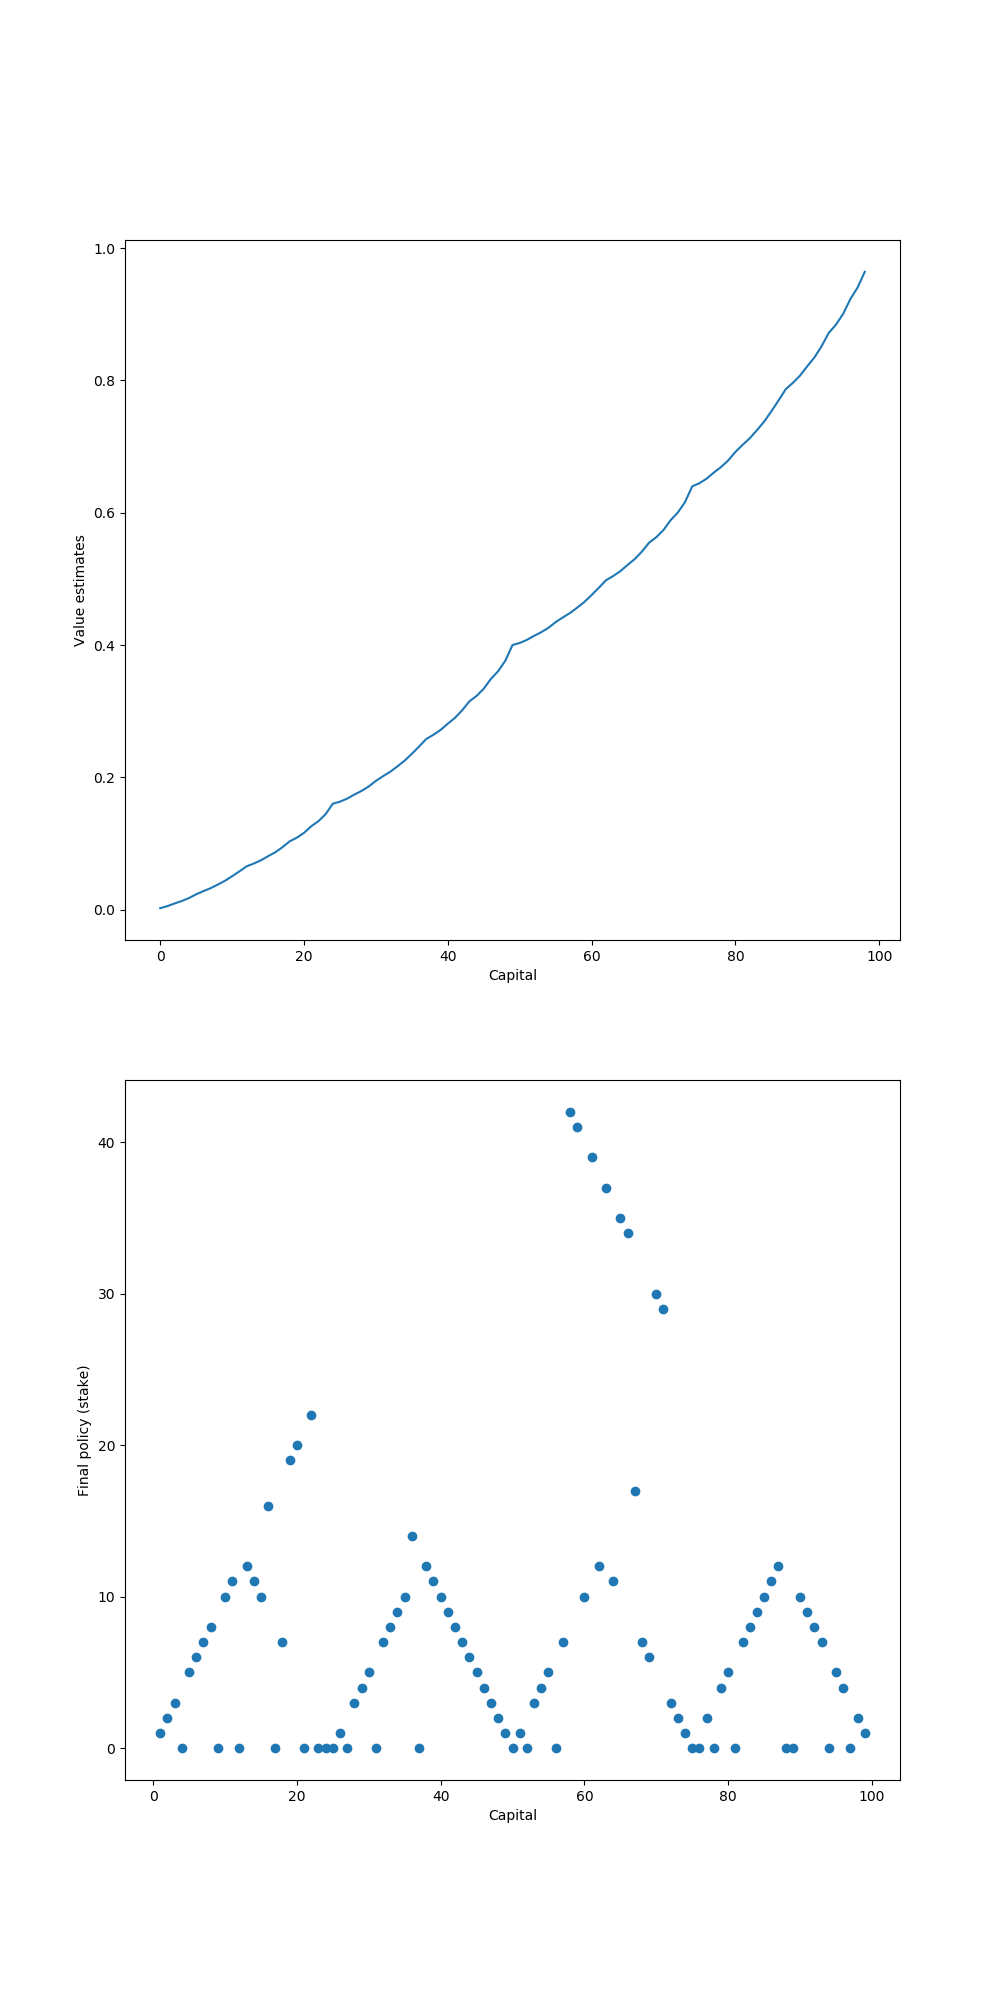

Source code (Python):
'''
MIT License

Copyright (c) 2018 Frank Lee

Permission is hereby granted, free of charge, to any person obtaining a copy
of this software and associated documentation files (the "Software"), to deal
in the Software without restriction, including without limitation the rights
to use, copy, modify, merge, publish, distribute, sublicense, and/or sell
copies of the Software, and to permit persons to whom the Software is
furnished to do so, subject to the following conditions:

The above copyright notice and this permission notice shall be included in all
copies or substantial portions of the Software.

THE SOFTWARE IS PROVIDED "AS IS", WITHOUT WARRANTY OF ANY KIND, EXPRESS OR
IMPLIED, INCLUDING BUT NOT LIMITED TO THE WARRANTIES OF MERCHANTABILITY,
FITNESS FOR A PARTICULAR PURPOSE AND NONINFRINGEMENT. IN NO EVENT SHALL THE
AUTHORS OR COPYRIGHT HOLDERS BE LIABLE FOR ANY CLAIM, DAMAGES OR OTHER
LIABILITY, WHETHER IN AN ACTION OF CONTRACT, TORT OR OTHERWISE, ARISING FROM,
OUT OF OR IN CONNECTION WITH THE SOFTWARE OR THE USE OR OTHER DEALINGS IN THE
SOFTWARE.
'''

# -*- coding: utf-8 -*-

import numpy as np
import matplotlib
import matplotlib.pyplot as plt
import copy


'''
state: {1, 2, 3, ... 99}
action: {0, 1, 2, min(s, 100-s)}

reward: 0 for all transitions except those on which gamler reaches goal, which is 1.0
discount: 1.0
'''

def get_actions(s):
    return range(min(s, 100 - s)+1)

ph = 0.4

def reward(s):
    if s < 100:
        return 0.0
    return 1.0

def step(s, a, value):
    gamma = 1.0
    return ph * (reward(s+a) + gamma * value[s+a]) + (1-ph) * (reward(s-a) + gamma * value[s-a])


def run3():
    value = np.random.rand(101) * 2 - 1  # [-1, 1) arbitrarily
    value[0] = 0.0
    value[100] = 0.0
    policy = np.ones(99, dtype=np.int)
    epsilon = 1e-9
    run = True
    while run:
        run = False
        while True:
            m = 0.0
            for j in range(99):
                i = j + 1
                a = policy[j]
                oldv = value[i]
                value[i] = step(i, a, value)
                m = max(m, abs(value[i]-oldv))
            if m < epsilon:
                break
        for j in range(99):
            i = j + 1
            actions = get_actions(i)
            mv = float('-inf')
            ma = 0
            ra = policy[j]
            for a in actions:
                v = step(i, a, value)
                if v >= mv:
                    mv = v
                    ma = a
            if ra != ma:
                run = True
                policy[j] = ma
    return value, policy

def run2():
    value = np.zeros(101)
    policy = np.zeros(99)
    epsilon = 1e-9
    while True:
        m = 0.0
        for j in range(99):
            i = j + 1
            oldv = value[i]
            actions = get_actions(i)
            mv = float('-inf')
            for a in actions:
                v = step(i, a, value)
                mv = max(mv, v)
            value[i] = mv
            m = max(m, abs(mv-oldv))
        if m < epsilon:
            break
    for j in range(99):
        i = j + 1
        mv = float('-inf')
        ma = 0
        for a in get_actions(i):
            v = step(i, a, value)
            if v >= mv:
                mv = v
                ma = a
        policy[j] = ma
    return value, policy


def run():
    value = np.random.rand(101) - 1.0  # if value is initialized arbitrarily, it must be less than 0.0, because value is the probability of reaching goal in current state
    value[0] = 0.0
    value[100] = 0.0
    policy = np.zeros(99)
    epsilon = 1e-9
    while True:
        m = 0.0
        for j in range(99):
            i = j + 1
            oldv = value[i]
            actions = get_actions(i)
            mv = float('-inf')
            for a in actions:
                v = step(i, a, value)
                mv = max(mv, v)
            value[i] = mv
            m = max(m, abs(mv-oldv))
        if m < epsilon:
            break
    for j in range(99):
        i = j + 1
        mv = float('-inf')
        ma = 0
        for a in get_actions(i):
            v = step(i, a, value)
            if v >= mv:
                mv = v
                ma = a
        policy[j] = ma
    return value, policy

def plot(value, policy, name):
    plt.figure(figsize=(10, 20))

    plt.subplot(2, 1, 1)
    plt.plot(value[1:100])
    plt.xlabel('Capital')
    plt.ylabel('Value estimates')

    plt.subplot(2, 1, 2)
    plt.scatter(np.arange(100)[1:], policy)
    plt.xlabel('Capital')
    plt.ylabel('Final policy (stake)')

    plt.savefig(name)
    plt.close()

if __name__ == "__main__":
    value, policy = run()
    plot(value, policy, 'value_iteration.png')
    value2, policy = run2()
    plot(value, policy, 'value_iteration2.png')
    value3, policy = run3()
    plot(value, policy, 'value_iteration3.png')